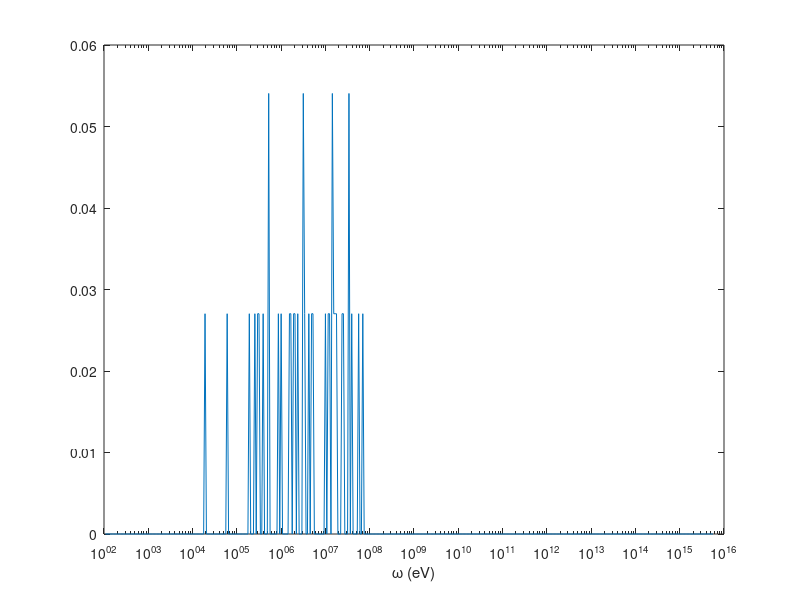
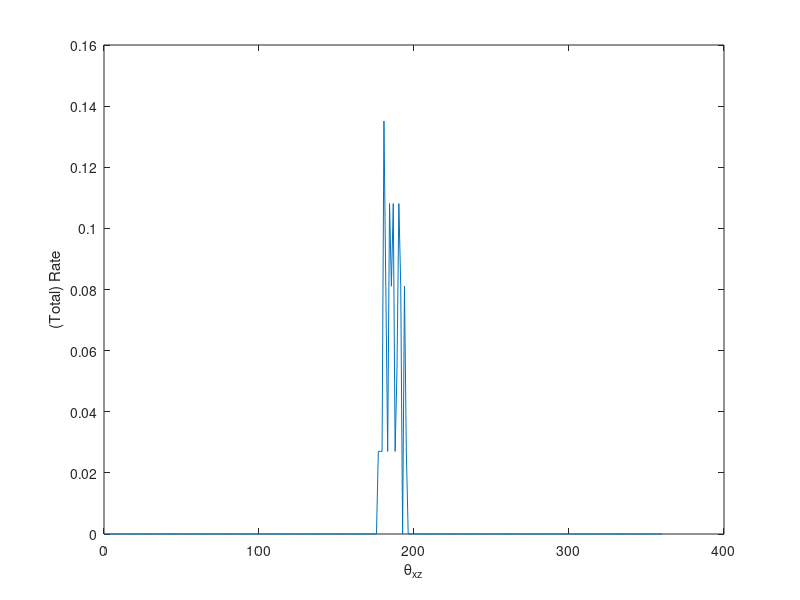
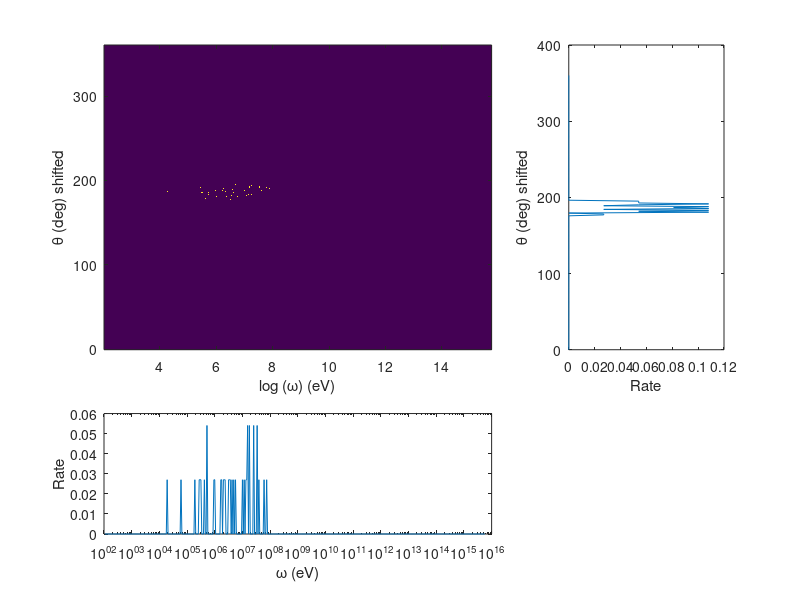
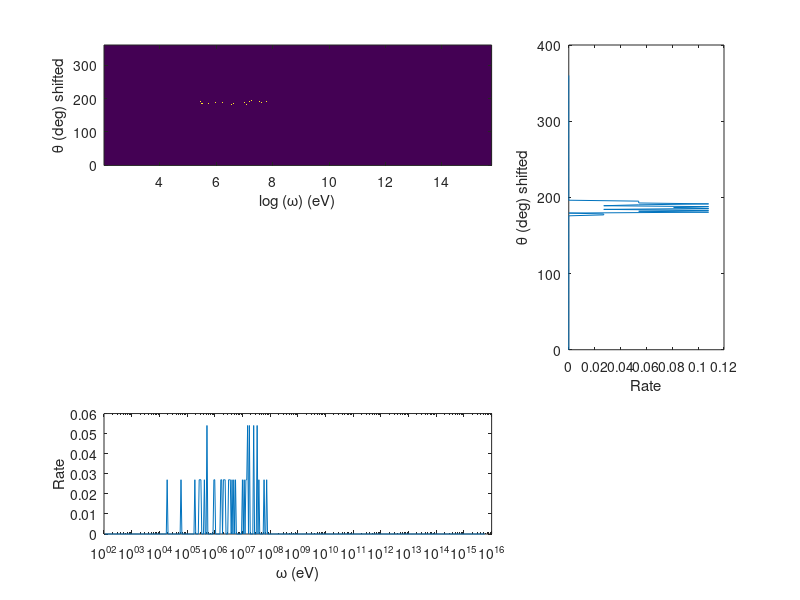

Source code (MATLAB) for these figures, in order:
%------------------------------------------------------------------
% This script load the photon data from the file photon.dat created
% during QED runs.  It then plots histograms of the photon spectra
%------------------------------------------------------------------

clear

disp('------------------------------------------')
disp('Process QED photon data from multiple runs')
disp('------------------------------------------')

% load photon data file
photon_file=fopen('photon.dat','r');

% read in contents
photon_data = textscan(photon_file, '%f %f %f %f %f %f %f %f %f','headerLines',1);

% assign data from file to vectors 
photon_no_vec=photon_data{1};
run_no_vec=photon_data{2};
t_vec=photon_data{3};
angle_xz_vec=photon_data{4};
angle_yx_vec=photon_data{5};
chi_e_vec=photon_data{6}; 
chi_gamma=photon_data{7}; 
photon_energy_vec=photon_data{8}*1e-6; %(in Mev)
recoil_ratio_vec=photon_data{9};


% determine total no of photons from all the runs
total_no_photons=max(photon_no_vec);
% calculate some stats
no_runs=max(run_no_vec);
average_no_emisisons=total_no_photons/no_runs;
max_photon_en=max(photon_energy_vec);
max_time=max(t_vec);
min_time=min(t_vec);
time_axis=[min_time:(max_time-min_time)/200:max_time];
% display the stats
fprintf('No. runs: %i\n',no_runs) 
fprintf('Total no. photons: %i\n',total_no_photons)
fprintf('Av. no. emissions per run: %f\n',average_no_emisisons) 

% calculate the plot axes
max_photon_en=10;
nopointstheta=300;

energy_axis=[0:max_photon_en/1000:max_photon_en];
angle_axis=[-pi:2*pi/(nopointstheta-1):pi];



%----------------------------------
% New log binning
nologbins=440;
for ii=1:nologbins;
    logomegabins(ii)=10^(ii/32-4); %eV
end
logomegavec=histc(photon_energy_vec,logomegabins);
figure
semilogx(logomegabins*1e6,logomegavec/total_no_photons)
xlabel('\omega (eV)')

for i=1:(total_no_photons)
    if angle_xz_vec(i) < 0
        angle_xz_vec_shifted(i)=2*pi+angle_xz_vec(i);
    else
        angle_xz_vec_shifted(i)=angle_xz_vec(i);
    end
end
theta_shifted=histc(angle_xz_vec_shifted,angle_axis+pi);
figure
plot(angle_axis*180/pi+180,theta_shifted/total_no_photons)
xlabel('\theta_{xz}')
ylabel('(Total) Rate')


%%%%%%%%%%%%%%%%%%%%%%%%%%%%%%%
 % new log binning test
 
 angle_axis_shifted=angle_axis+pi;
 
 logspec2d=zeros(nologbins,nopointstheta);

 testvecomega=zeros(1,nologbins);
 testvectheta=zeros(1,nopointstheta);
 
 for pp=1:total_no_photons 
     
     currentomega=photon_energy_vec(pp);
     
     olddifference=1e99;
     for ii=1:nologbins;
        difference=abs(currentomega-logomegabins(ii));
        if (difference < olddifference)
            olddifference=difference;
        else
            omegaindex=ii-1;
            break
   
        end
     
     end % ii
     testvecomega(omegaindex)=testvecomega(omegaindex)+1;
     
     
     currenttheta=angle_xz_vec_shifted(pp);
     
     olddifference=1e99;
     thetaindex=1;
     for ii=1:nopointstheta;
        difference=abs(currenttheta-angle_axis_shifted(ii));
        if (difference < olddifference)
            olddifference=difference;
        else
            thetaindex=ii-1;
            break
   
        end
     
     end % ii
     
     testvectheta(thetaindex)=testvectheta(thetaindex)+1;
     
     logspec2d(omegaindex,thetaindex)=logspec2d(omegaindex,thetaindex)+1;
     
     
 end % pp

figure

subplot(3,3,[1 2 4 5])
imagesc(log10(logomegabins*1e6),angle_axis_shifted*180/pi,transpose(logspec2d)/total_no_photons)
axis xy
xlabel('log (\omega) (eV)')
ylabel('\theta (deg) shifted')

subplot(3,3,[7 8])
semilogx(logomegabins*1e6,testvecomega/total_no_photons)
xlabel('\omega (eV)')
ylabel('Rate')

subplot(3,3,[3 6])
plot(testvectheta/total_no_photons,angle_axis_shifted*180/pi)
xlabel('Rate')
ylabel('\theta (deg) shifted')

figure

subplot(3,3,[1 2])
imagesc(log10(logomegabins*1e6),angle_axis_shifted*180/pi,transpose(logspec2d)/total_no_photons)
axis xy
xlabel('log (\omega) (eV)')
ylabel('\theta (deg) shifted')

subplot(3,3,[7 8])
semilogx(logomegabins*1e6,testvecomega/total_no_photons)
xlabel('\omega (eV)')
ylabel('Rate')

subplot(3,3,[3 6])
plot(testvectheta/total_no_photons,angle_axis_shifted*180/pi)
xlabel('Rate')
ylabel('\theta (deg) shifted')


%---------------------------

% Plot the energy spectrum
figure
hold on
htotal_en=histc(photon_energy_vec,energy_axis);
plot(energy_axis,htotal_en/total_no_photons)
xlabel('Energy (MeV)')
ylabel('No. photons (norm)')

% plot the angular spectrum
figure
hold on
htotal_an=histc(angle_xz_vec,angle_axis);
plot(angle_axis*180/pi,htotal_an/total_no_photons)
xlabel('\theta_{xz} (degrees)')
ylabel('No. photons (norm)')

% Plot the spectrum in 3D
spectra3D=[photon_energy_vec,angle_xz_vec*180/pi];

figure
hist3(spectra3D,[30 30])
xlabel('Energy (MeV)')
ylabel('\theta_{xz} (degrees)')
zlabel('No. Photons')













    

































